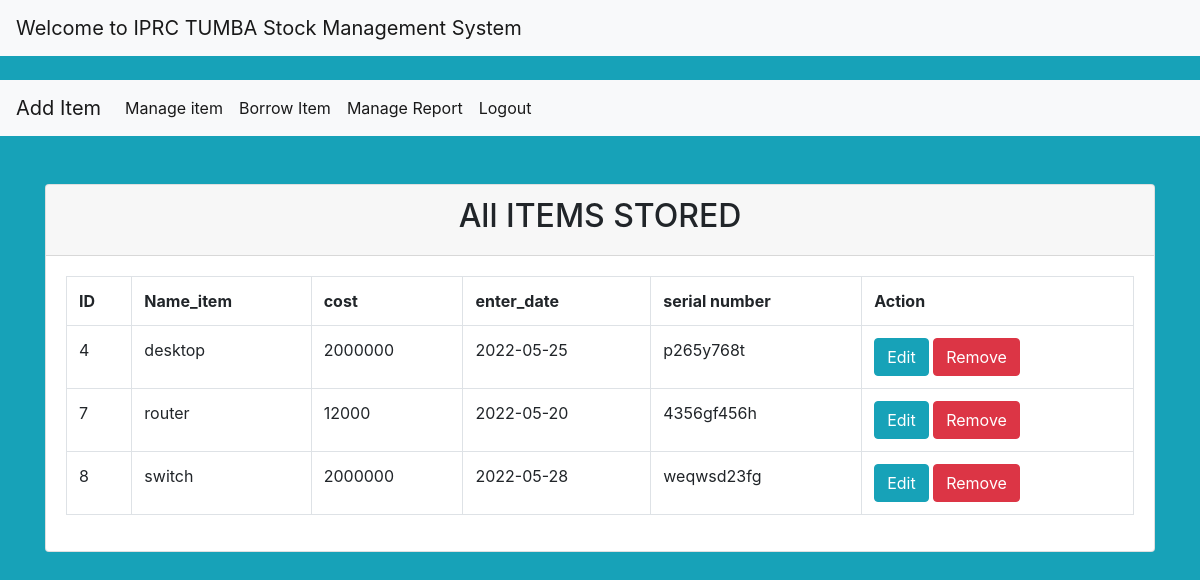
The app's page /manageitem.php with its own data.
### tables this page shows
CREATE TABLE `item_tbl` (
  `item_id` int(11) NOT NULL,
  `item_name` varchar(20) NOT NULL,
  `cost` int(20) NOT NULL,
  `enter_date` date NOT NULL,
  `serial_number` varchar(11) NOT NULL
);

### manageitem.php (the view)
<?php
require 'connect.php';
$sql = 'SELECT * FROM item_tbl';
$statement = $connection->prepare($sql);
$statement->execute();
$item_tbl= $statement->fetchAll(PDO::FETCH_OBJ);
 ?>
<?php require 'header1.php'; ?><br>
<?php require 'header2.php'; ?>
<div class="container">
  <div class="card mt-5">
    <div class="card-header">
     <center> <h2>All ITEMS STORED </h2></center>
    </div>
    <div class="card-body">
      <table class="table table-bordered">
        <tr>
          <th>ID</th>
          <th>Name_item</th>
          <th>cost</th>
          <th>enter_date</th>
          <th>serial number</th>
          <th>Action</th>
        </tr>
        <?php foreach($item_tbl as $st): ?>
          <tr>
            <td><?= $st->item_id; ?></td>
            <td><?= $st->item_name; ?></td>
            <td><?= $st->cost; ?></td>
            <td><?= $st->enter_date; ?></td>
            <td><?= $st->serial_number; ?></td>
            <td>
              <a href="edit.php?item_id=<?= $st->item_id ?>" class="btn btn-info">Edit</a>
              <a onclick="return confirm('Are you sure you want to delete this entry?')" href="delete.php?item_id=<?= $st->item_id ?>" class='btn btn-danger'>Remove</a>
            </td>
          </tr>
        <?php endforeach; ?>
      </table>
    </div>
  </div>
</div>

### header1.php (shortened to what this page needs)
<!doctype html>
<html lang="en">
  <head>
    <link rel="stylesheet">
    <link href="https://cdn.jsdelivr.net/npm/bootstrap@5.1.3/dist/css/bootstrap.min.css" rel="stylesheet">
    <link rel="stylesheet" type="text/css" href="bootstrap/css/bootstrap.css">
  </head><center>
  <body class="bg-info">
    <nav class="navbar navbar-expand-lg navbar-light bg-light">
  <a class="navbar-brand" href="index.php">Welcome to IPRC TUMBA Stock Management System</a>
</nav>
</center>

### header2.php (shortened to what this page needs)
<!doctype html>
<html lang="en">
  <head>
    <link rel="stylesheet">
    <link href="https://cdn.jsdelivr.net/npm/bootstrap@5.1.3/dist/css/bootstrap.min.css" rel="stylesheet">
    <link rel="stylesheet" type="text/css" href="bootstrap/css/bootstrap.css">
  </head>
  <body class="bg-info">
    <nav class="navbar navbar-expand-lg navbar-light bg-light">
  <a class="navbar-brand" href="additem.php">Add Item</a>
  <div class="collapse navbar-collapse" id="navbarSupportedContent">
    <ul class="navbar-nav mr-auto">
      <li class="nav-item active">
        <a class="nav-link" href="manageitem.php">Manage item<span class="sr-only">(current)</span></a>
    </ul>
    <div class="collapse navbar-collapse" id="navbarSupportedContent">
    <ul class="navbar-nav mr-auto">
      <li class="nav-item active">
        <a class="nav-link" href="Borrowitem.php">Borrow Item<span class="sr-only">(current)</span></a>
    </ul>
    <div class="collapse navbar-collapse" id="navbarSupportedContent">
    <ul class="navbar-nav mr-auto">
      <li class="nav-item active">
        <a class="nav-link" href="managereport.php">Manage Report<span class="sr-only">(current)</span></a>
    </ul>
    <div class="collapse navbar-collapse" id="navbarSupportedContent">
    <ul class="navbar-nav mr-auto">
      <li class="nav-item active">
        <a class="nav-link" href="create1.php">Logout<span class="sr-only">(current)</span></a>
    </ul>
  </div>
  </div>
  </div>
</nav>

### records on screen
item_tbl: item_id "4", item_name "desktop", cost "2000000", enter_date "2022-05-25", serial_number "p265y768t"
item_tbl: item_id "7", item_name "router", cost "12000", enter_date "2022-05-20", serial_number "4356gf456h"
item_tbl: item_id "8", item_name "switch", cost "2000000", enter_date "2022-05-28", serial_number "weqwsd23fg"
